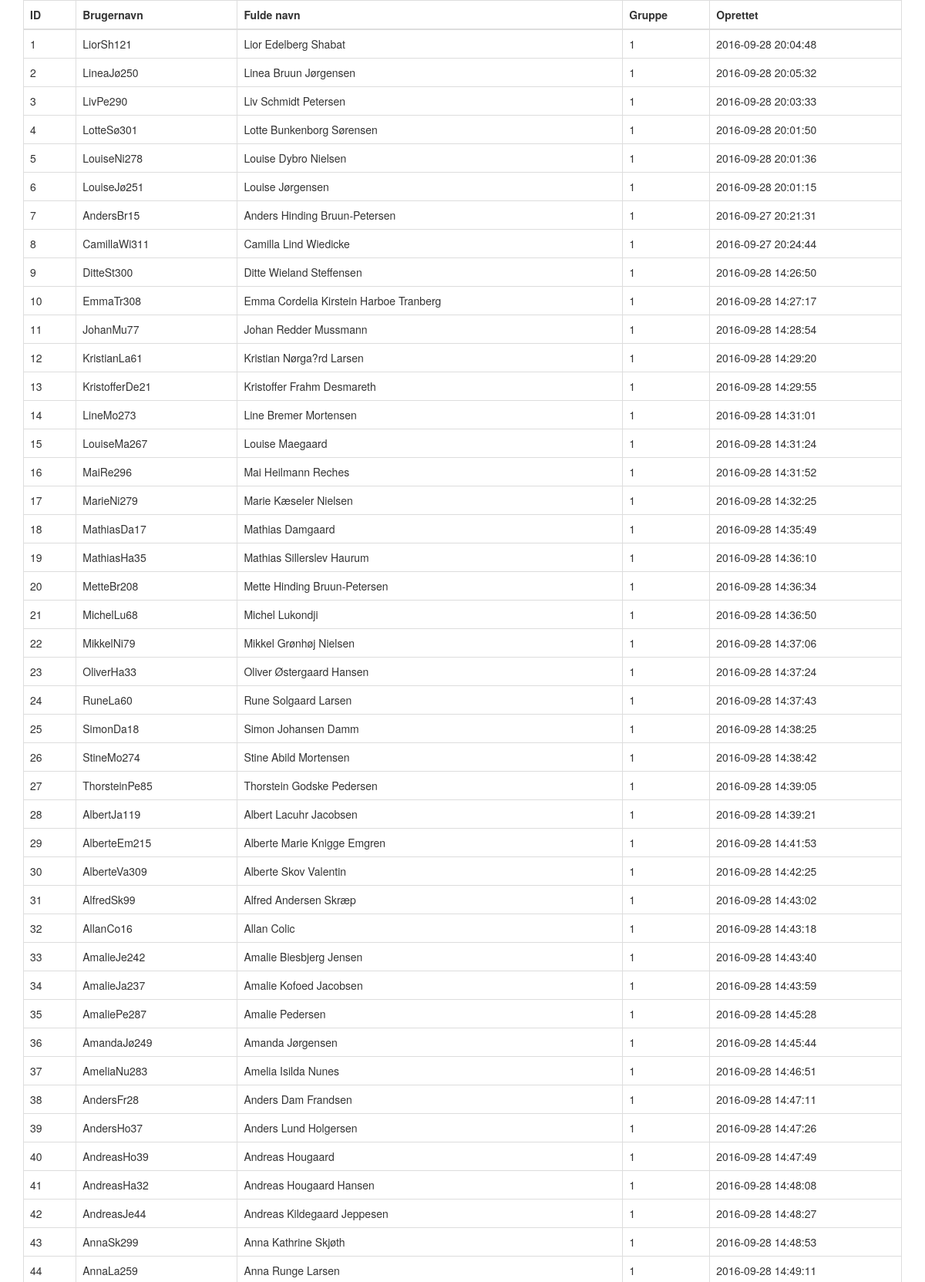
The app's page /adminpanel.php (upper part) with its own data.
### tables this page shows
CREATE TABLE `users` (
  `id` int(11) NOT NULL,
  `username` varchar(20) NOT NULL,
  `password` varchar(64) NOT NULL,
  `salt` varchar(32) NOT NULL,
  `name` varchar(50) NOT NULL,
  `joined` datetime NOT NULL,
  `group` int(11) NOT NULL
);

### adminpanel.php (the view, shortened to what this page needs)
<!DOCTYPE html>
<html>
<head>
	<link rel="stylesheet" href="css/animate.css">
	<link rel="stylesheet" type="text/css" href="css/bootstrap/bootstrap.css">
</head>
<body>
	<div class="container">
		<div class="table-responsive">
			<table class="table table-hover table-bordered">
				<thead>
					<tr>
						<th>ID</th>
						<th>Brugernavn</th>
						<th>Fulde navn</th>
						<th>Gruppe</th>
						<th>Oprettet</th>
					</tr>
				</thead>
				<tbody>
						<?php
						$servername = "localhost";
						$username = "root";
						$password = "root";
						$dbname = "berns";
						$conn = new mysqli($servername, $username, $password, $dbname);
						$sql = "SELECT * FROM users";
						$result = $conn->query($sql);
						if ($result->num_rows > 0) {
							while($row = $result->fetch_assoc()) {
								echo "<tr>";
									echo "<td>" . $row["id"]. "</td>";
									echo "<td>" . $row["username"]. "</td>";
									echo "<td>" . $row["name"]. "</td>";
									echo "<td>" . $row["group"]. "</td>";
									echo "<td>" . $row["joined"]. "</td>";
								echo "</tr>";
							}
						} else {
							echo "0 results";
						}
						?>
				</tbody>
			</table>
		</div>
	</div>
</body>
</html>

### records on screen
users: id "1", username "LiorSh121", name "Lior Edelberg Shabat", group "1", joined "2016-09-28 20:04:48"
users: id "2", username "LineaJø250", name "Linea Bruun Jørgensen", group "1", joined "2016-09-28 20:05:32"
users: id "3", username "LivPe290", name "Liv Schmidt Petersen", group "1", joined "2016-09-28 20:03:33"
users: id "4", username "LotteSø301", name "Lotte Bunkenborg Sørensen", group "1", joined "2016-09-28 20:01:50"
users: id "5", username "LouiseNi278", name "Louise Dybro Nielsen", group "1", joined "2016-09-28 20:01:36"
users: id "6", username "LouiseJø251", name "Louise Jørgensen", group "1", joined "2016-09-28 20:01:15"
users: id "7", username "AndersBr15", name "Anders Hinding Bruun-Petersen", group "1", joined "2016-09-27 20:21:31"
users: id "8", username "CamillaWi311", name "Camilla Lind Wiedicke", group "1", joined "2016-09-27 20:24:44"
users: id "9", username "DitteSt300", name "Ditte Wieland Steffensen", group "1", joined "2016-09-28 14:26:50"
users: id "10", username "EmmaTr308", name "Emma Cordelia Kirstein Harboe Tranberg", group "1", joined "2016-09-28 14:27:17"
users: id "11", username "JohanMu77", name "Johan Redder Mussmann", group "1", joined "2016-09-28 14:28:54"
users: id "12", username "KristianLa61", name "Kristian Nørga?rd Larsen", group "1", joined "2016-09-28 14:29:20"
users: id "13", username "KristofferDe21", name "Kristoffer Frahm Desmareth", group "1", joined "2016-09-28 14:29:55"
users: id "14", username "LineMo273", name "Line Bremer Mortensen", group "1", joined "2016-09-28 14:31:01"
users: id "15", username "LouiseMa267", name "Louise Maegaard", group "1", joined "2016-09-28 14:31:24"
users: id "16", username "MaiRe296", name "Mai Heilmann Reches", group "1", joined "2016-09-28 14:31:52"
users: id "17", username "MarieNi279", name "Marie Kæseler Nielsen", group "1", joined "2016-09-28 14:32:25"
users: id "18", username "MathiasDa17", name "Mathias Damgaard", group "1", joined "2016-09-28 14:35:49"
users: id "19", username "MathiasHa35", name "Mathias Sillerslev Haurum", group "1", joined "2016-09-28 14:36:10"
users: id "20", username "MetteBr208", name "Mette Hinding Bruun-Petersen", group "1", joined "2016-09-28 14:36:34"
users: id "21", username "MichelLu68", name "Michel Lukondji", group "1", joined "2016-09-28 14:36:50"
users: id "22", username "MikkelNi79", name "Mikkel Grønhøj Nielsen", group "1", joined "2016-09-28 14:37:06"
users: id "23", username "OliverHa33", name "Oliver Østergaard Hansen", group "1", joined "2016-09-28 14:37:24"
users: id "24", username "RuneLa60", name "Rune Solgaard Larsen", group "1", joined "2016-09-28 14:37:43"
users: id "25", username "SimonDa18", name "Simon Johansen Damm", group "1", joined "2016-09-28 14:38:25"
users: id "26", username "StineMo274", name "Stine Abild Mortensen", group "1", joined "2016-09-28 14:38:42"
users: id "27", username "ThorsteinPe85", name "Thorstein Godske Pedersen", group "1", joined "2016-09-28 14:39:05"
users: id "28", username "AlbertJa119", name "Albert Lacuhr Jacobsen", group "1", joined "2016-09-28 14:39:21"
users: id "29", username "AlberteEm215", name "Alberte Marie Knigge Emgren", group "1", joined "2016-09-28 14:41:53"
users: id "30", username "AlberteVa309", name "Alberte Skov Valentin", group "1", joined "2016-09-28 14:42:25"
users: id "31", username "AlfredSk99", name "Alfred Andersen Skræp", group "1", joined "2016-09-28 14:43:02"
users: id "32", username "AllanCo16", name "Allan Colic", group "1", joined "2016-09-28 14:43:18"
users: id "33", username "AmalieJe242", name "Amalie Biesbjerg Jensen", group "1", joined "2016-09-28 14:43:40"
users: id "34", username "AmalieJa237", name "Amalie Kofoed Jacobsen", group "1", joined "2016-09-28 14:43:59"
users: id "35", username "AmaliePe287", name "Amalie Pedersen", group "1", joined "2016-09-28 14:45:28"
users: id "36", username "AmandaJø249", name "Amanda Jørgensen", group "1", joined "2016-09-28 14:45:44"
users: id "37", username "AmeliaNu283", name "Amelia Isilda Nunes", group "1", joined "2016-09-28 14:46:51"
users: id "38", username "AndersFr28", name "Anders Dam Frandsen", group "1", joined "2016-09-28 14:47:11"
users: id "39", username "AndersHo37", name "Anders Lund Holgersen", group "1", joined "2016-09-28 14:47:26"
users: id "40", username "AndreasHo39", name "Andreas Hougaard", group "1", joined "2016-09-28 14:47:49"
users: id "41", username "AndreasHa32", name "Andreas Hougaard Hansen", group "1", joined "2016-09-28 14:48:08"
users: id "42", username "AndreasJe44", name "Andreas Kildegaard Jeppesen", group "1", joined "2016-09-28 14:48:27"
users: id "43", username "AnnaSk299", name "Anna Kathrine Skjøth", group "1", joined "2016-09-28 14:48:53"
users: id "44", username "AnnaLa259", name "Anna Runge Larsen", group "1", joined "2016-09-28 14:49:11"
